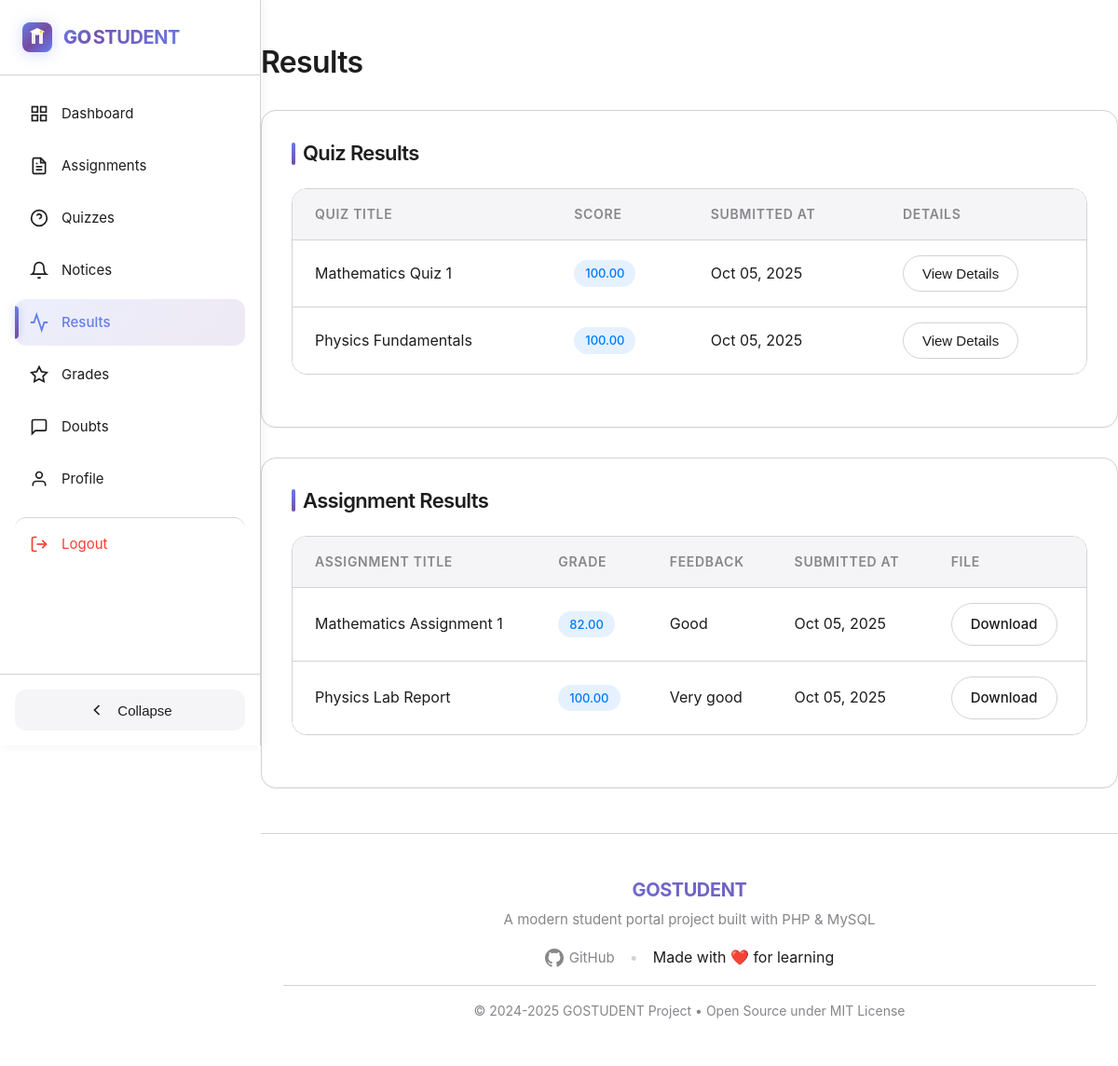
Page /pages/student/results.php (signed in) on the committed database.
### tables this page shows
CREATE TABLE `quiz_submissions` (
  `id` int(11) NOT NULL,
  `quiz_id` int(11) NOT NULL,
  `student_id` int(11) NOT NULL,
  `answers` longtext NOT NULL CHECK (json_valid(`answers`)),
  `score` decimal(5,2) DEFAULT NULL,
  `submitted_at` timestamp NOT NULL DEFAULT current_timestamp()
);

CREATE TABLE `quizzes` (
  `id` int(11) NOT NULL,
  `title` varchar(255) NOT NULL,
  `teacher_id` int(11) NOT NULL,
  `created_at` timestamp NOT NULL DEFAULT current_timestamp(),
  `updated_at` timestamp NOT NULL DEFAULT current_timestamp() ON UPDATE current_timestamp()
);

CREATE TABLE `assignment_submissions` (
  `id` int(11) NOT NULL,
  `assignment_id` int(11) NOT NULL,
  `student_id` int(11) NOT NULL,
  `file_path` varchar(255) NOT NULL,
  `submitted_at` timestamp NOT NULL DEFAULT current_timestamp(),
  `grade` decimal(5,2) DEFAULT NULL,
  `feedback` text DEFAULT NULL
);

CREATE TABLE `assignments` (
  `id` int(11) NOT NULL,
  `title` varchar(255) NOT NULL,
  `description` text DEFAULT NULL,
  `due_date` date NOT NULL,
  `teacher_id` int(11) NOT NULL,
  `file_path` varchar(255) DEFAULT NULL,
  `created_at` timestamp NOT NULL DEFAULT current_timestamp(),
  `updated_at` timestamp NOT NULL DEFAULT current_timestamp() ON UPDATE current_timestamp()
);

### pages/student/results.php (the view, shortened to what this page needs)
<?php
require_once '../../includes/header.php';
?>
<h2 class="mb-xl">Results</h2>
<div class="card mb-xl">
    <div class="card-content">
        <h3 class="card-title">Quiz Results</h3>
        <div class="table-container">
            <table>
                <thead>
                    <tr>
                        <th>Quiz Title</th>
                        <th>Score</th>
                        <th>Submitted At</th>
                        <th>Details</th>
                    </tr>
                </thead>
                <tbody>
                    <?php
                    $stmt = $pdo->prepare("SELECT q.title, s.score, s.submitted_at, s.answers, s.quiz_id
                                           FROM quiz_submissions s
                                           JOIN quizzes q ON s.quiz_id = q.id
                                           WHERE s.student_id = ?");
                    $stmt->execute([$_SESSION['user_id']]);
                    while ($row = $stmt->fetch()) {
                        echo '<tr>';
                        echo '<td>' . htmlspecialchars($row['title']) . '</td>';
                        echo '<td><span class="badge badge-primary">' . $row['score'] . '</span></td>';
                        echo '<td>' . date('M d, Y', strtotime($row['submitted_at'])) . '</td>';
                        echo '<td><button onclick="openModal(\'quizModal' . $row['quiz_id'] . '\')" class="btn btn-outline">View Details</button></td>';
                        echo '</tr>';
                    }
                    ?>
                </tbody>
            </table>
        </div>
    </div>
</div>
<div class="card">
    <div class="card-content">
        <h3 class="card-title">Assignment Results</h3>
        <div class="table-container">
            <table>
                <thead>
                    <tr>
                        <th>Assignment Title</th>
                        <th>Grade</th>
                        <th>Feedback</th>
                        <th>Submitted At</th>
                        <th>File</th>
                    </tr>
                </thead>
                <tbody>
                    <?php
                    $stmt = $pdo->prepare("SELECT a.title, s.grade, s.feedback, s.submitted_at, s.file_path
                                           FROM assignment_submissions s
                                           JOIN assignments a ON s.assignment_id = a.id
                                           WHERE s.student_id = ?");
                    $stmt->execute([$_SESSION['user_id']]);
                    while ($row = $stmt->fetch()) {
                        $feedback = $row['feedback'] ? htmlspecialchars($row['feedback']) : 'No feedback';
                        echo '<tr>';
                        echo '<td>' . htmlspecialchars($row['title']) . '</td>';
                        echo '<td>' . ($row['grade'] ? '<span class="badge badge-primary">' . $row['grade'] . '</span>' : '<span class="badge badge-secondary">Not graded</span>') . '</td>';
                        echo '<td>' . $feedback . '</td>';
                        echo '<td>' . date('M d, Y', strtotime($row['submitted_at'])) . '</td>';
                        echo '<td><a href="../../assets/uploads/' . htmlspecialchars($row['file_path']) . '" download class="btn btn-outline">Download</a></td>';
                        echo '</tr>';
                    }
                    ?>
                </tbody>
            </table>
        </div>
    </div>
</div>
<?php require_once '../../includes/footer.php'; ?>

### rows in the picture
quiz_submissions: quiz.title "Mathematics Quiz 1", score "100.00", submitted_at "Oct 05, 2025"
quiz_submissions: quiz.title "Physics Fundamentals", score "100.00", submitted_at "Oct 05, 2025"
assignment_submissions: assignment.title "Mathematics Assignment 1", grade "82.00", feedback "Good", submitted_at "Oct 05, 2025"
assignment_submissions: assignment.title "Physics Lab Report", grade "100.00", feedback "Very good", submitted_at "Oct 05, 2025"
